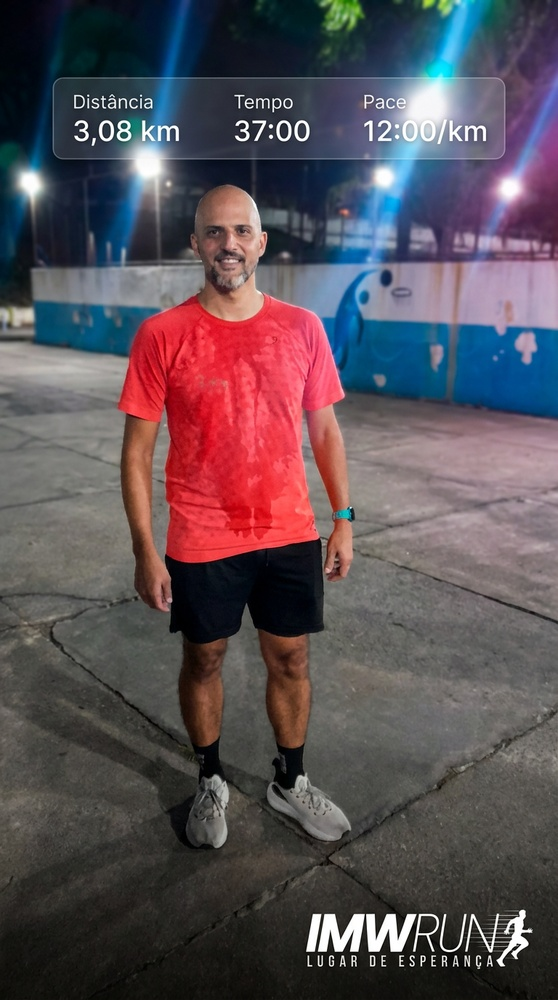
#> input picture generated_images/1083417842_20260304_213552_410475.jpg, 558 x 1000 px, shrunk from 768 x 1376 before the run
$ python -i manga_cv.py   (imports and definitions only)
#> lines starting #> are read from the running program, lines starting #| are printed output that depends on the picture; after the words box and inside, x2 and y2 are one past the last pixel; in counts of white or black regions, pixels touching at a corner belong together
#> further down, picture is the input picture: shape (1000, 558, 3); mean B, G, R 85.9, 79.4, 89.5
import cv2
import numpy as np
from image.utils.opencv_adapter import aplicar_opencv


def _manga(img):

    gray = cv2.cvtColor(img, cv2.COLOR_BGR2GRAY)
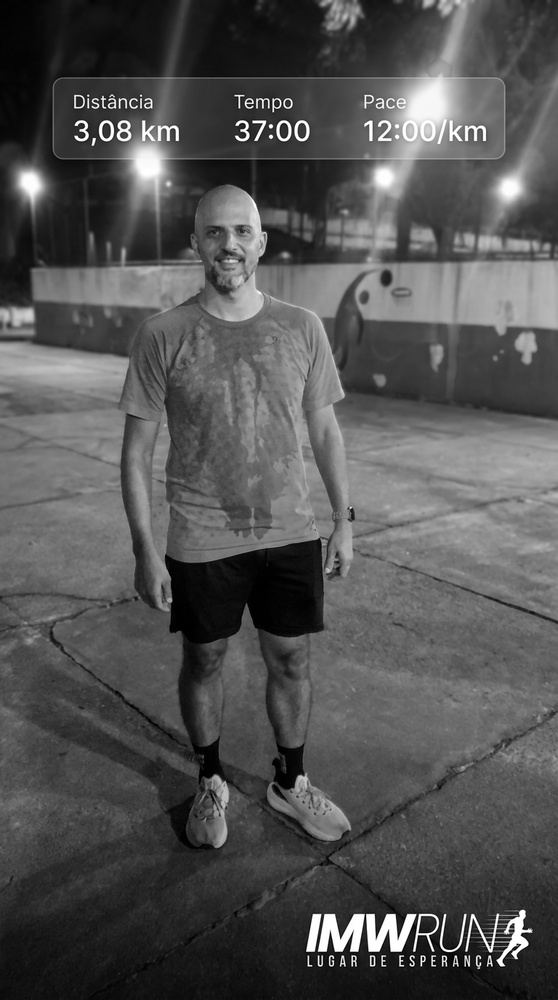
#> gray: shape (1000, 558); min 0, max 255, mean 83.2

    edges = cv2.Canny(gray, 80, 200)
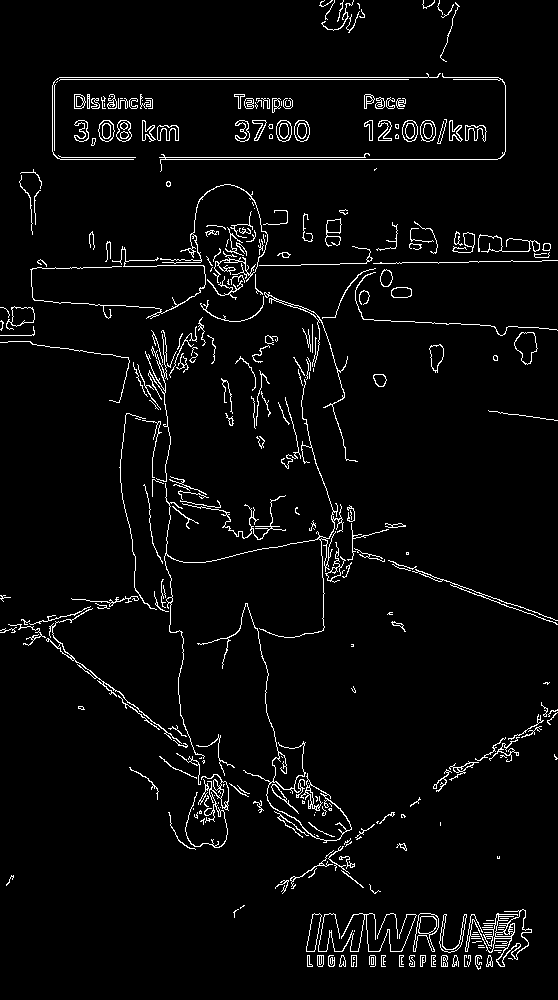
#> edges: shape (1000, 558); 3.9% white in thin lines or dots

    kernel = np.ones((2, 2), np.uint8)
    edges = cv2.dilate(edges, kernel, iterations=1)
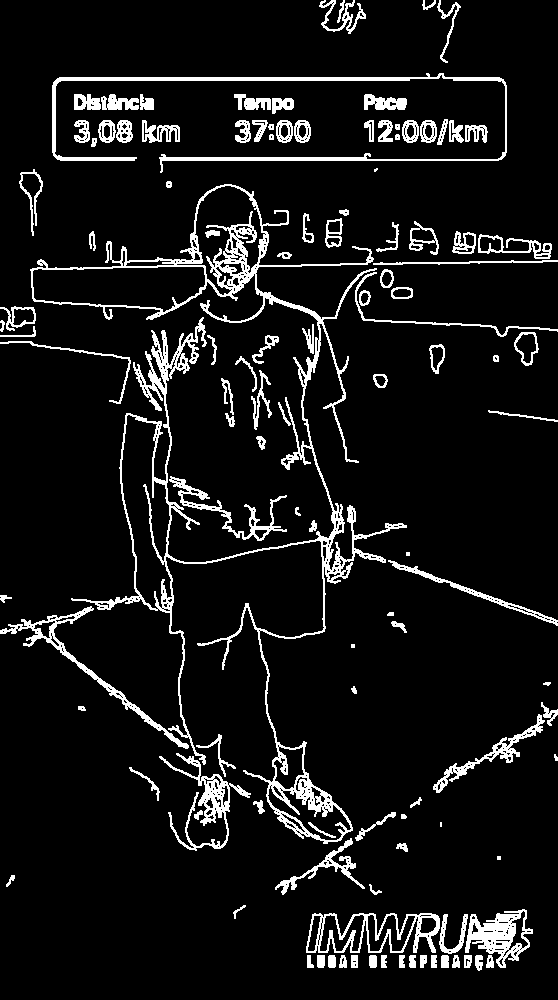
#> edges: shape (1000, 558); 8.3% white; 119 white regions (5 under 20 px), largest, box (x1, y1, x2, y2) and area: (30, 184, 407, 844) 15921, (52, 73, 507, 173) 3691, (465, 909, 533, 968) 1826

    edges = cv2.bitwise_not(edges)

    manga = cv2.cvtColor(edges, cv2.COLOR_GRAY2BGR)

    return manga


def aplicar(img):
    return aplicar_opencv(img, _manga)

>>> import cv2
>>> picture = cv2.imread('../../generated_images/1083417842_20260304_213552_410475.jpg')
>>> result = _manga(picture)

$ run again, on generated_images/1083417842_20260305_114244_168553.jpg
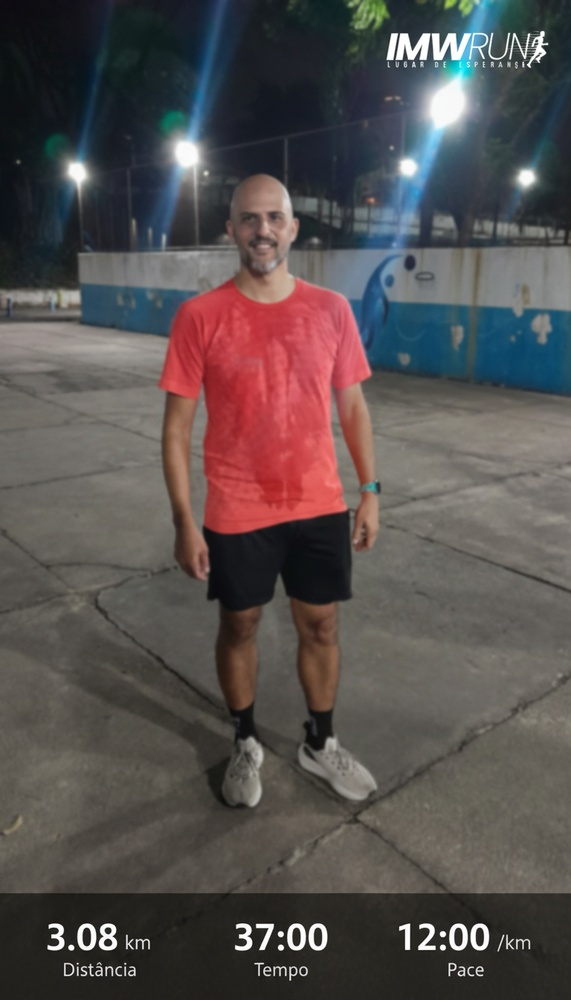
#> input picture generated_images/1083417842_20260305_114244_168553.jpg, 571 x 1000 px, shrunk from 768 x 1344 before the run
#> picture is the input picture: shape (1000, 571, 3); mean B, G, R 79, 80, 86.4
#> in _manga, `edges = cv2.Canny(gray, 80, 200)`:
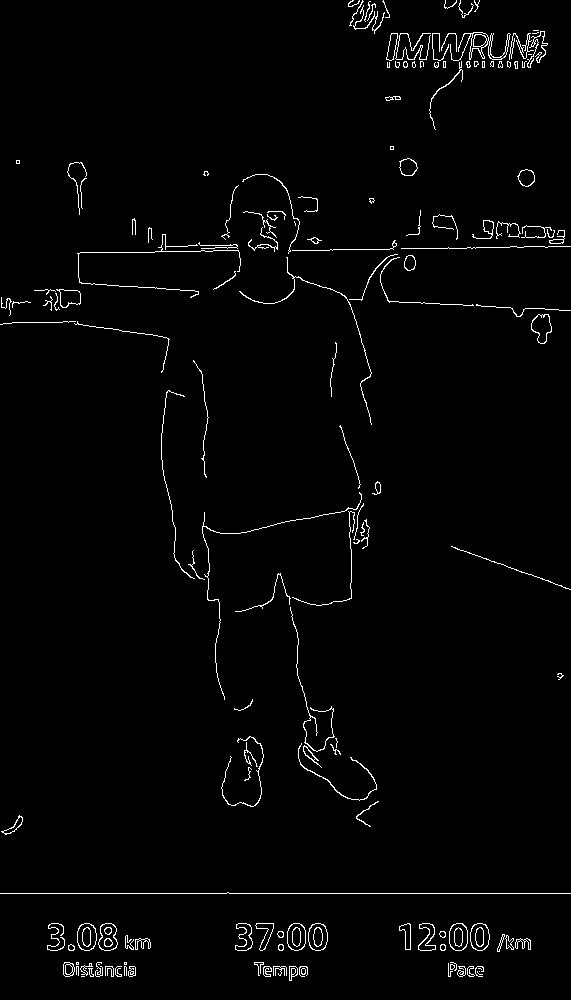
#> edges: shape (1000, 571); 1.9% white in thin lines or dots
#> in _manga, `edges = cv2.dilate(edges, kernel, iterations=1)`:
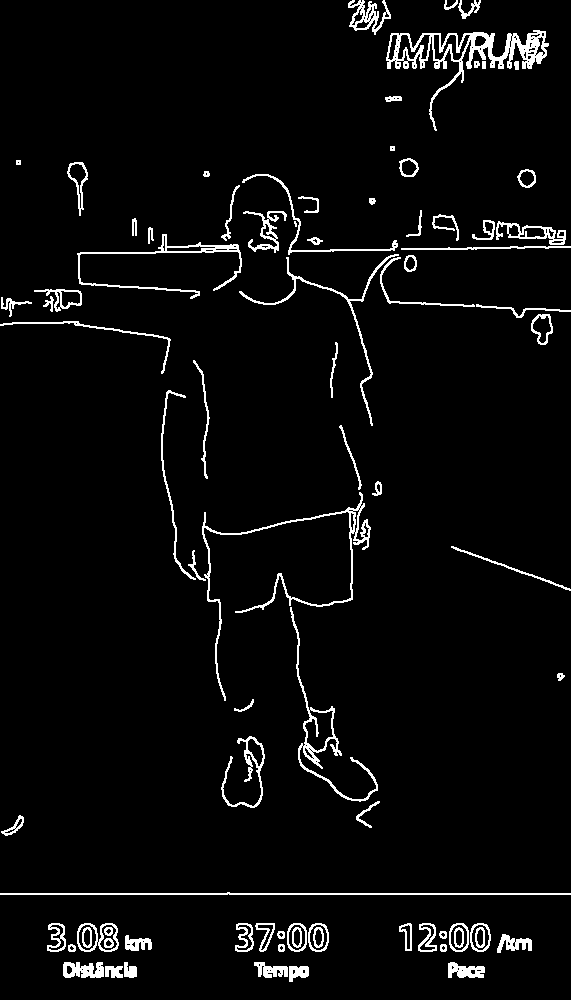
#> edges: shape (1000, 571); 4.1% white in thin lines or dots
#> manga: shape (1000, 571, 3); 95.9% white; black in thin lines or dots

$ run again, on generated_images/6367415795_20260305_000111_744656.jpg
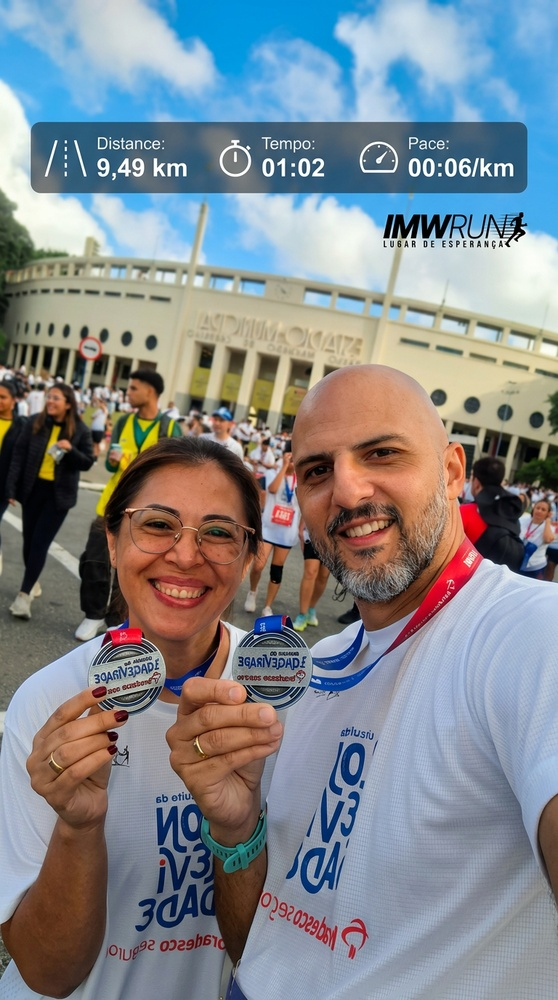
#> input picture generated_images/6367415795_20260305_000111_744656.jpg, 558 x 1000 px, shrunk from 768 x 1376 before the run
#> picture is the input picture: shape (1000, 558, 3); mean B, G, R 141.6, 136.2, 130.6
#> in _manga, `edges = cv2.Canny(gray, 80, 200)`:
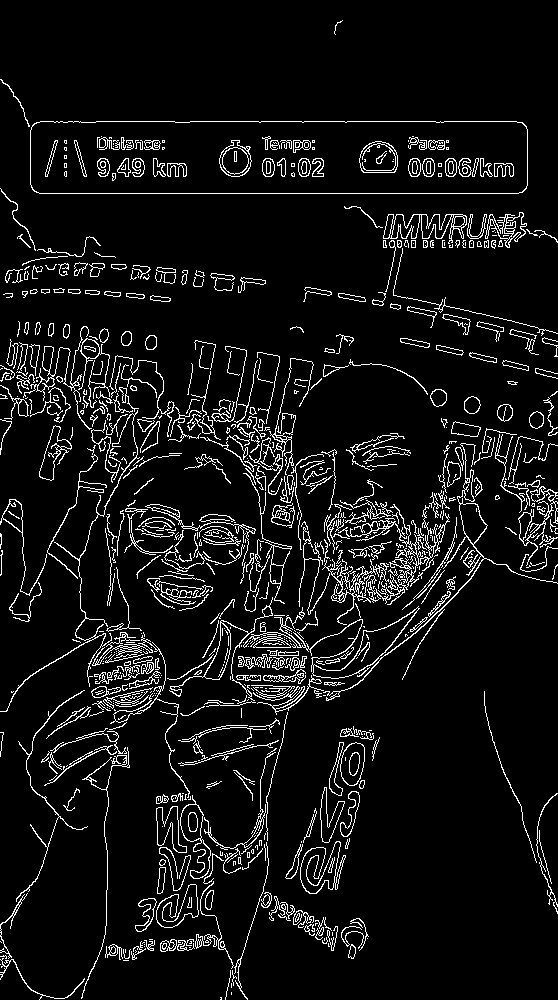
#> edges: shape (1000, 558); 7.3% white in thin lines or dots
#> in _manga, `edges = cv2.dilate(edges, kernel, iterations=1)`:
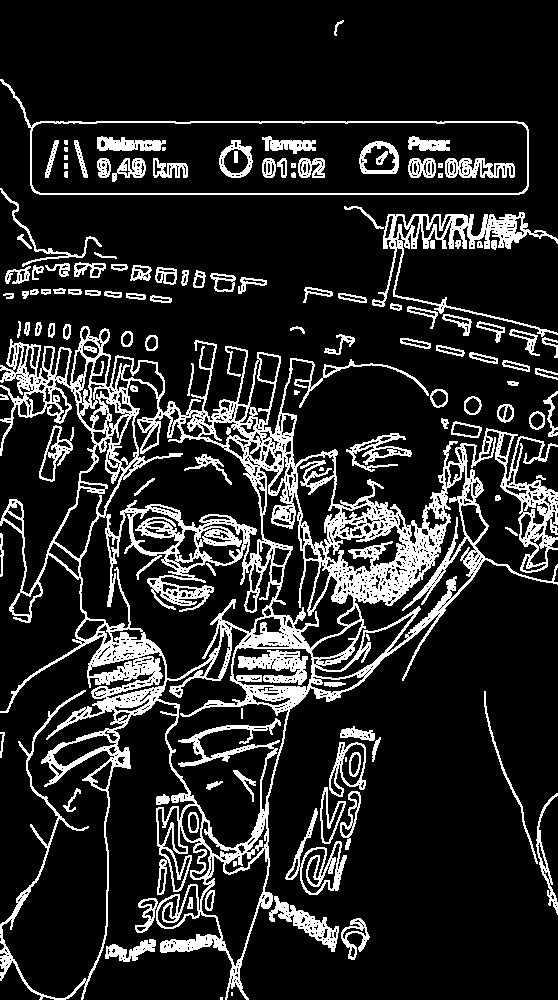
#> edges: shape (1000, 558); 15.7% white; 132 white regions (8 under 20 px), largest, box (x1, y1, x2, y2) and area: (0, 326, 558, 1000) 58010, (372, 212, 558, 337) 3647, (0, 79, 529, 195) 2446

$ run again, on generated_images/generated_image.png
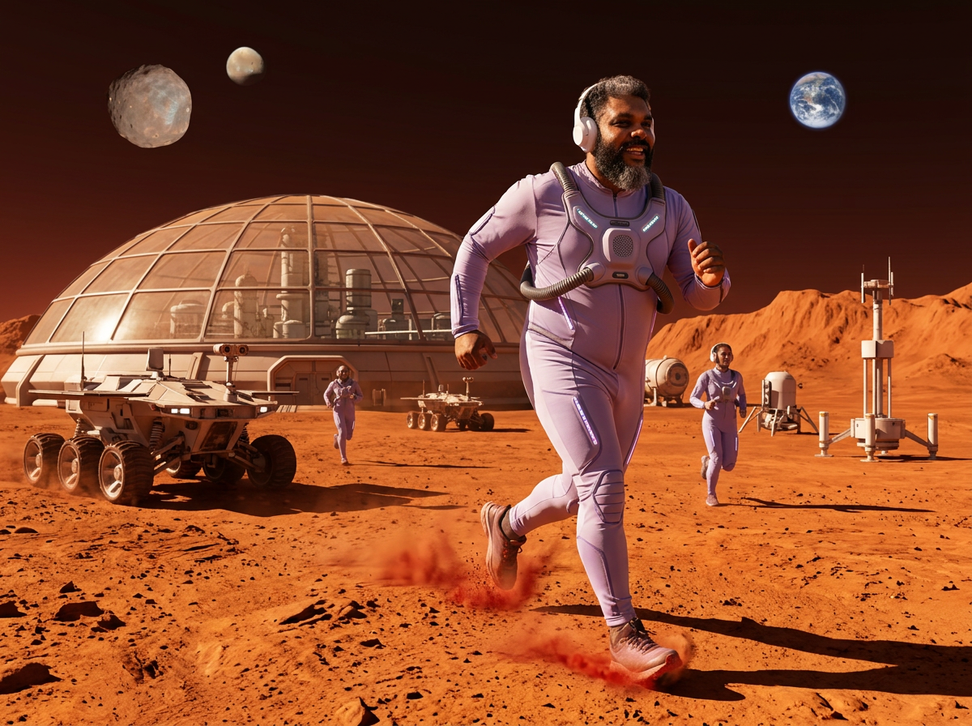
#> input picture generated_images/generated_image.png, 972 x 726 px, shrunk from 1200 x 896 before the run
#> picture is the input picture: shape (726, 972, 3); mean B, G, R 41.3, 71, 133.9
#> in _manga, `edges = cv2.Canny(gray, 80, 200)`:
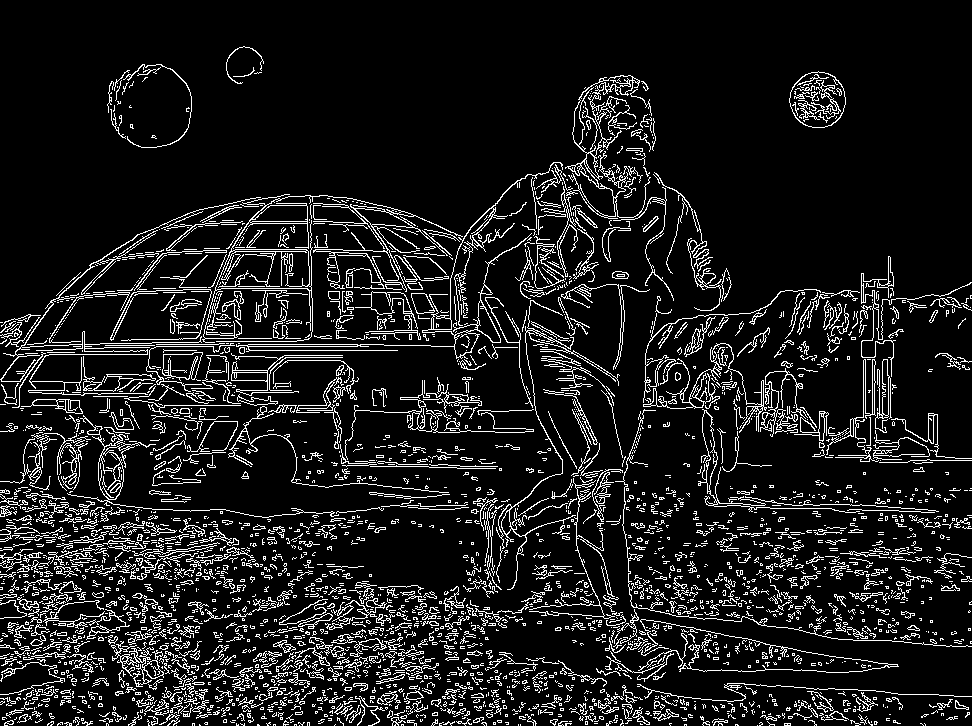
#> edges: shape (726, 972); 10.8% white in thin lines or dots
#> in _manga, `edges = cv2.dilate(edges, kernel, iterations=1)`:
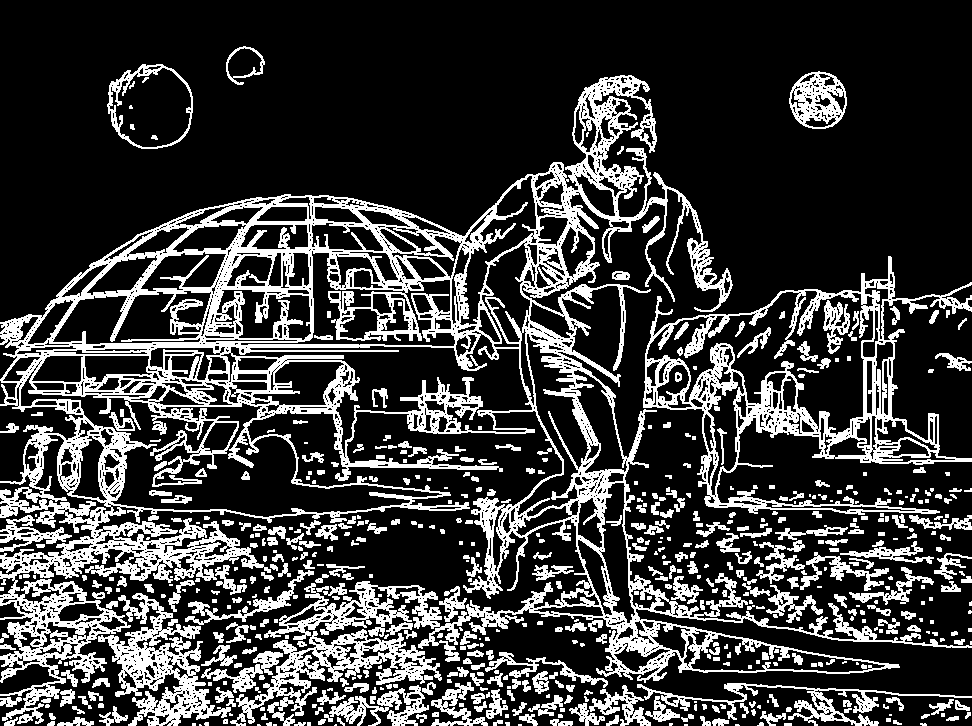
#> edges: shape (726, 972); 23.6% white; 580 white regions (185 under 20 px), largest, box (x1, y1, x2, y2) and area: (0, 75, 972, 724) 95472, (643, 256, 972, 515) 15542, (98, 593, 231, 726) 6084
